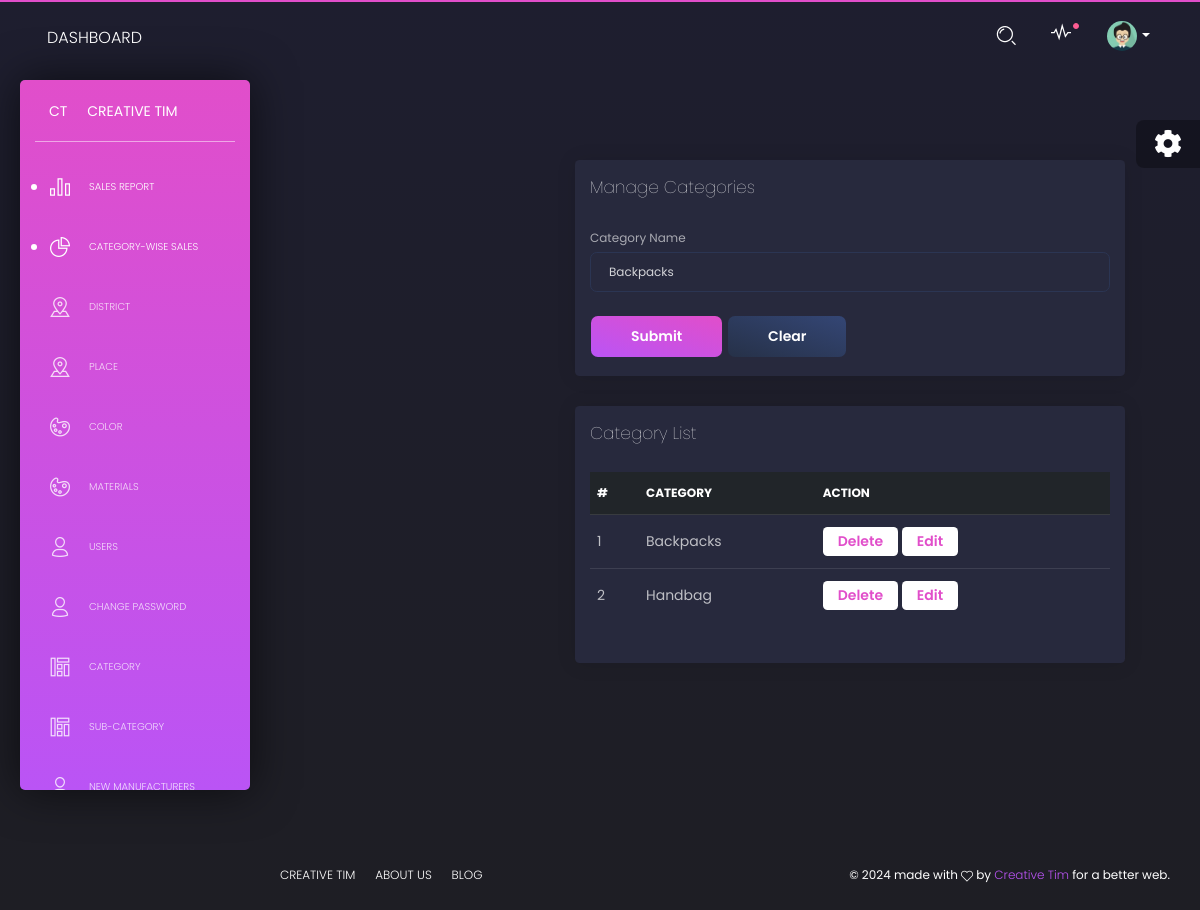
Page /PROJECT/Admin/Category.php?eid=3 on the committed database.
### tables this page shows
CREATE TABLE `tbl_category` (
  `category_id` int(11) NOT NULL,
  `category_name` varchar(50) NOT NULL
);

### PROJECT/Admin/Category.php (the view, shortened to what this page needs)
<?php
include("../Assets/Connection/connection.php");
include("Head.php");
		?>
        <?php
$cname='';
if(isset($_GET['eid']))
{
	$SelQry="select * from tbl_category";
	$row=$Con->query($SelQry);
	$data=$row->fetch_assoc();
	$cname=$data['category_name'];
}
?>
<!DOCTYPE html PUBLIC "-//W3C//DTD XHTML 1.0 Transitional//EN" "http://www.w3.org/TR/xhtml1/DTD/xhtml1-transitional.dtd">
<html xmlns="http://www.w3.org/1999/xhtml">
<head>
</head>
<body>
    <div class="content">
        <div class="container-fluid">
            <div class="row">
                <div class="col-md-12">
                    <div class="card">
                        <div class="card-header">
                            <h4 class="card-title">Manage Categories</h4>
                        </div>
                        <div class="card-body">
                            <form id="form1" name="form1" method="post" action="">
                                <div class="form-group">
                                    <label for="txt_cat">Category Name</label>
                                    <input required type="text" name="txt_cat" id="txt_cat" class="form-control" value="<?php echo htmlspecialchars($cname); ?>" />
                                </div>
                                <button type="submit" name="btn_submit" id="btn_submit" class="btn btn-primary">Submit</button>
                                <button type="reset" name="btn_reset" id="btn_reset" class="btn btn-secondary">Clear</button>
                            </form>
                        </div>
                    </div>
                </div>
                <div class="col-md-12">
                    <div class="card">
                        <div class="card-header">
                            <h4 class="card-title">Category List</h4>
                        </div>
                        <div class="card-body">
                            <div class="table-responsive">
                                <table class="table">
                                    <thead class="thead-dark">
                                        <tr>
                                            <th>#</th>
                                            <th>Category</th>
                                            <th>Action</th>
                                        </tr>
                                    </thead>
                                    <tbody>
                                        <?php
                                        $i=0;
                                        $selQry = "SELECT * FROM tbl_category";
                                        $result = $Con->query($selQry);
                                        while($row = $result->fetch_assoc()) {
                                            $i++;
                                        ?>
                                        <tr>
                                            <td><?php echo $i; ?></td>
                                            <td><?php echo htmlspecialchars($row['category_name']); ?></td>
                                            <td class="action-links">
                                                <a href="Category.php?cid=<?php echo $row['category_id']; ?>" class="btn btn-neutral btn-sm">Delete</a>
                                                <a href="Category.php?eid=<?php echo $row['category_id']; ?>" class="btn btn-neutral btn-sm">Edit</a>
                                            </td>
                                        </tr>
                                        <?php } ?>
                                    </tbody>
                                </table>
                            </div>
                        </div>
                    </div>
                </div>
            </div>
        </div>
    </div>
</body>
</html>
<?php
            include("Foot.php");
            ?>

### rows in the picture
tbl_category: txt_cat "Backpacks", category_name "Backpacks"
tbl_category: category_name "Handbag"
